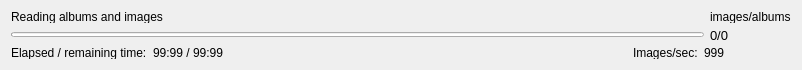
         <widget class="QWidget" name="pnlProgress" native="true">
          <property name="sizePolicy">
           <sizepolicy hsizetype="Expanding" vsizetype="Preferred">
            <horstretch>0</horstretch>
            <verstretch>0</verstretch>
           </sizepolicy>
          </property>
          <property name="minimumSize">
           <size>
            <width>0</width>
            <height>70</height>
           </size>
          </property>
          <property name="maximumSize">
           <size>
            <width>16777215</width>
            <height>30</height>
           </size>
          </property>
          <layout class="QGridLayout" name="gridLayout_15">
           <item row="0" column="5">
            <widget class="QLabel" name="lblProgressDesc">
             <property name="text">
              <string>images/albums</string>
             </property>
            </widget>
           </item>
           <item row="1" column="0" colspan="5">
            <widget class="QProgressBar" name="progressBar">
             <property name="sizePolicy">
              <sizepolicy hsizetype="Expanding" vsizetype="Fixed">
               <horstretch>0</horstretch>
               <verstretch>0</verstretch>
              </sizepolicy>
             </property>
             <property name="maximumSize">
              <size>
               <width>16777215</width>
               <height>5</height>
              </size>
             </property>
             <property name="value">
              <number>0</number>
             </property>
             <property name="textVisible">
              <bool>false</bool>
             </property>
             <property name="format">
              <string>%p%</string>
             </property>
            </widget>
           </item>
           <item row="0" column="0" colspan="3">
            <widget class="QLabel" name="lblProgressTitle">
             <property name="text">
              <string>Reading albums and images</string>
             </property>
            </widget>
           </item>
           <item row="1" column="5">
            <widget class="QLabel" name="lblProgress">
             <property name="minimumSize">
              <size>
               <width>60</width>
               <height>0</height>
              </size>
             </property>
             <property name="font">
              <font>
               <pointsize>10</pointsize>
              </font>
             </property>
             <property name="text">
              <string>0/0</string>
             </property>
            </widget>
           </item>
           <item row="2" column="3">
            <widget class="QLabel" name="label_43">
             <property name="text">
              <string>Images/sec:</string>
             </property>
            </widget>
           </item>
           <item row="2" column="0">
            <widget class="QLabel" name="lblRemainingTimeTitle">
             <property name="text">
              <string>Elapsed / remaining time:</string>
             </property>
            </widget>
           </item>
           <item row="2" column="2">
            <spacer name="horizontalSpacer_2">
             <property name="orientation">
              <enum>Qt::Horizontal</enum>
             </property>
             <property name="sizeHint" stdset="0">
              <size>
               <width>397</width>
               <height>11</height>
              </size>
             </property>
            </spacer>
           </item>
           <item row="2" column="1">
            <widget class="QLabel" name="lblRemainingTime">
             <property name="text">
              <string>99:99 / 99:99</string>
             </property>
            </widget>
           </item>
           <item row="2" column="4" colspan="2">
            <widget class="QLabel" name="lblImagesPerSec">
             <property name="text">
              <string>999</string>
             </property>
            </widget>
           </item>
          </layout>
         </widget>
